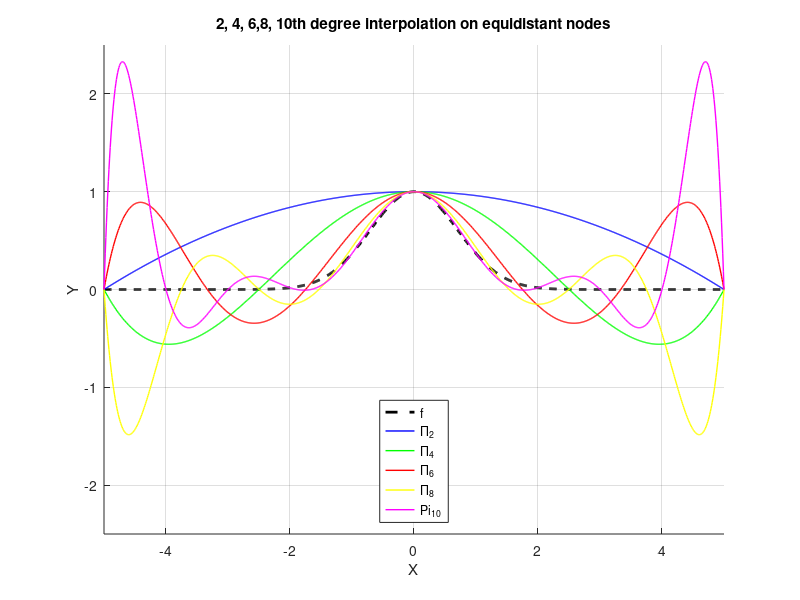

Here is the MATLAB script that generated this plot:
clc ; clear all ; close all ;

a =-5;
b = 5;
f = @(x)(exp(-x.*x));

n_all = [2,4,6,8,10];

colorstring = 'bgrym';

xk = zeros(5, n_all(end)+1)
% Create data points for polynomial interpolation
% x(1,:) will contains 3 valid nodes, x(2,:) will contain 5 nodes and so on
for i = 1:length(n_all)
    n = n_all(i);
    for k=1:n+1
       xk(i,k) = -5 +(10*(k-1))./n ;
    end
end

% Calculate data points for polynomial plots, 
zz = -5;
for j = 2:1001
    zz =  [zz, (((j-1)/100)- 5)];
end

p_leg =zeros(1,6);
fig = figure();
grid on;
hold on;
% Plot the original function
p_leg(1) = plot(zz,f(zz), 'k--','MarkerSize',1, 'Linewidth',2);

for i = 1:length(n_all) 
    n = n_all(i);
    % xx contains 2 points for 2nd degree, 5 points for 4th degree
    % polynomial
    xx = xk(i,(1:n+1));
    yy = f(xx);
    pn = polyfit(xx,yy,n);
    p_val = polyval(pn,zz);
    p_leg(i+1)= plot(zz,p_val, 'Color',colorstring(i), 'Linewidth',1);

end

legend(p_leg,'f','\Pi_2','\Pi_4','\Pi_6','\Pi_8','Pi_{10}','Location','South')
title('2, 4, 6,8, 10th degree interpolation on equidistant nodes')
axis([-5, 5, -2.5, 2.5])

xlabel('X');
ylabel('Y');

savefig(fig,'interp_n')
close all;


